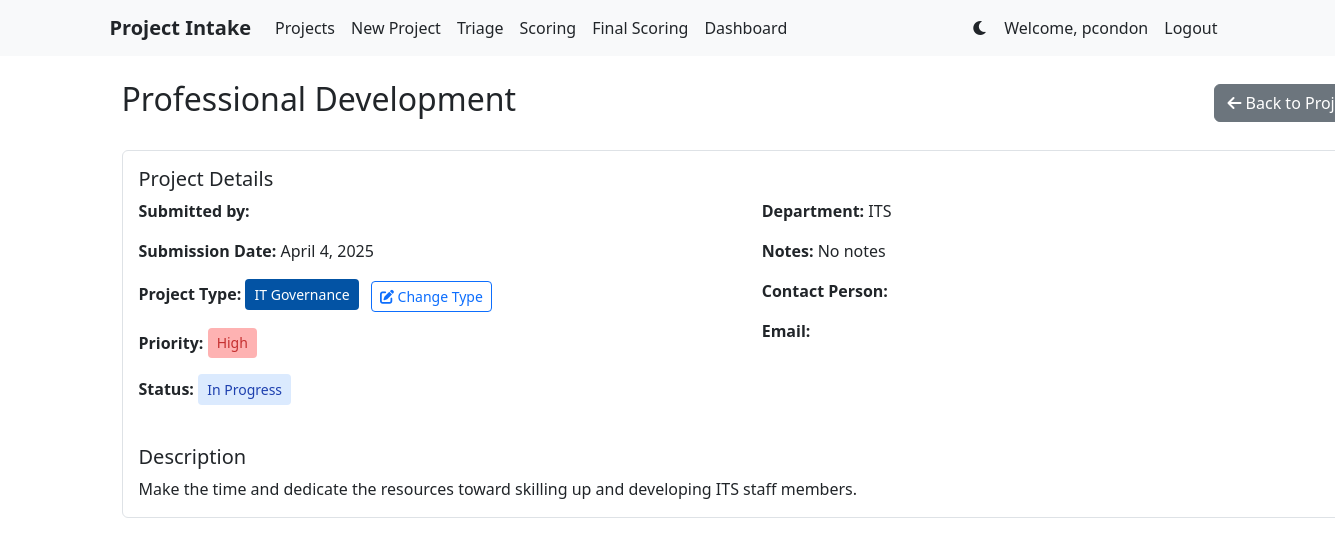
Before: /6/ (signed in) with the older database file.
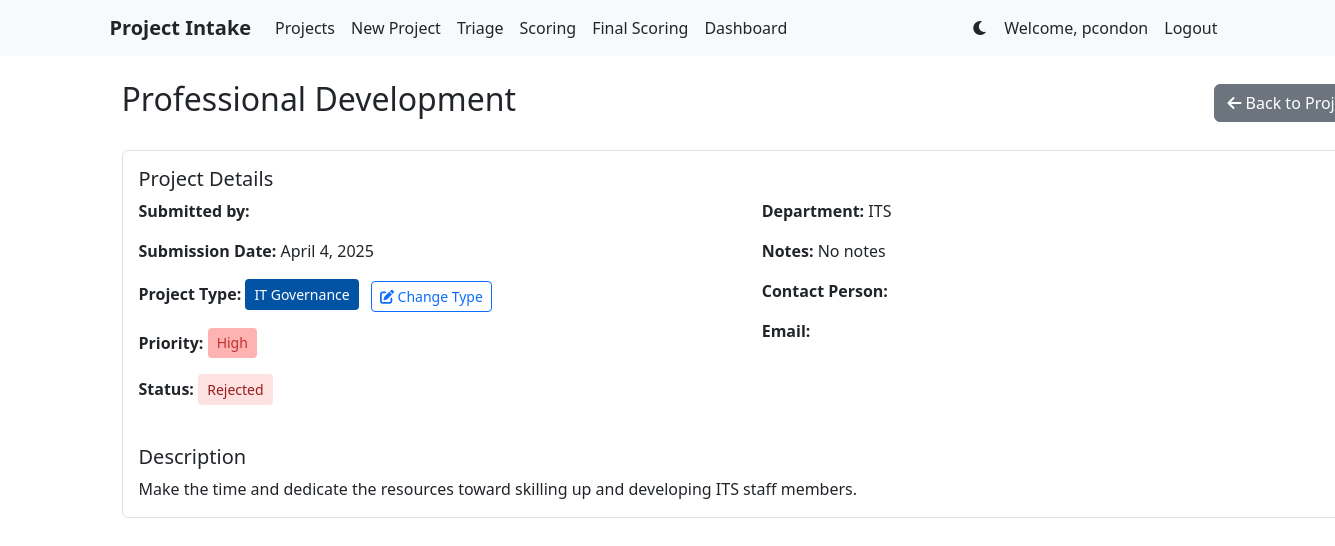
After: the same page with the newer database file.
### projects/models.py (models this page shows, shortened)
class Project(models.Model):
    STATUS_CHOICES = [
        ('pending', 'Pending Review'),
        ('approved', 'Approved'),
        ('rejected', 'Rejected'),
        ('in_progress', 'In Progress'),
        ('completed', 'Completed'),
    ]
    PRIORITY_CHOICES = [
        ('Low', 'Low'),
        ('Normal', 'Normal'),
        ('High', 'High'),
        ('Top', 'Top'),
    ]
    FINAL_PRIORITY_CHOICES = [
        (1, 'Low'),
        (2, 'Medium'),
        (3, 'High'),
    ]
    PROJECT_TYPE_CHOICES = [
        ('not_yet_decided', 'Not Yet Decided'),
        ('process_improvement', 'Process Improvement'),
        ('it_governance', 'IT Governance'),
        ('erp_governance', 'ERP Governance'),
        ('data_governance', 'Data Governance'),
    ]
    title = models.CharField(max_length=200)
    description = models.TextField()
    project_type = models.CharField(max_length=20, choices=PROJECT_TYPE_CHOICES, default='not_yet_decided', help_text="Type of project submission")
    submitted_by = models.ForeignKey(User, on_delete=models.CASCADE, null=True, blank=True)
    submission_date = models.DateTimeField(default=timezone.now)
    status = models.CharField(max_length=20, choices=STATUS_CHOICES, default='pending', null=True, blank=True)
    budget = models.DecimalField(max_digits=10, decimal_places=2, null=True, blank=True)
    start_date = models.DateField(null=True, blank=True)
    end_date = models.DateField(null=True, blank=True)
    department = models.CharField(max_length=100, null=True, blank=True)
    contact_person = models.CharField(max_length=100, null=True, blank=True)
    contact_email = models.EmailField(null=True, blank=True)
    contact_phone = models.CharField(max_length=20, null=True, blank=True)
    triage_notes = models.TextField(blank=True, null=True)
    priority = models.CharField(max_length=10, choices=PRIORITY_CHOICES, default='Normal')
    scoring_notes = models.TextField(blank=True, null=True, help_text="Notes related to project scoring or evaluation")
    final_priority = models.IntegerField(null=True, blank=True, help_text="Project ranking (lower number = higher priority)")
    final_score = models.FloatField(null=True, blank=True, help_text="Final score")
    strategic_alignment = models.IntegerField(null=True, blank=True, help_text="Strategic alignment score (1-5)")
    cost_benefit = models.IntegerField(null=True, blank=True, help_text="Cost benefit score (1-5)")
    user_impact = models.IntegerField(null=True, blank=True, help_text="User impact and adoption score (1-5)")
    ease_of_implementation = models.IntegerField(null=True, blank=True, help_text="Ease of implementation score (1-5)")
    vendor_reputation_support = models.IntegerField(null=True, blank=True, help_text="Vendor reputation and support score (1-5)")
    security_compliance = models.IntegerField(null=True, blank=True, help_text="Security and compliance score (1-5)")
    student_centered = models.IntegerField(null=True, blank=True, help_text="Student-centered score (1-5)")
    class Meta:
        ordering = ['-submission_date']
        db_table = 'project_requests'

### projects/views.py (the view)
# urls.py: path('<int:pk>/', views.project_detail, name='project_detail'),
@login_required
def project_detail(request, pk):
    project = get_object_or_404(Project, pk=pk)
    return render(request, 'projects/project_detail.html', {'project': project})

### templates/projects/project_detail.html (shortened to what this page needs)
{% extends 'base.html' %}
{% load static %}
{% block content %}
<div class="container-fluid" style="width: 115%; padding-right: 15px;">
    <div class="d-flex justify-content-between align-items-center mb-4">
        <h2>{{ project.title }}</h2>
        <div>
            <a href="{% url 'projects:project_list' %}" class="btn btn-secondary">
                <i class="fas fa-arrow-left"></i> Back to Projects
            </a>
        </div>
    </div>
    <div class="card mb-4">
        <div class="card-body">
            <h5 class="card-title">Project Details</h5>
            <div class="row">
                <div class="col-md-6">
                    <p><strong>Submitted by:</strong> {{ project.submitted_by.username }}</p>
                    <p><strong>Submission Date:</strong> {{ project.submission_date|date:"F j, Y" }}</p>
                    <p><strong>Project Type:</strong>
                        <span class="type-badge type-{{ project.project_type|lower }}">
                            {{ project.get_project_type_display }}
                        </span>
                        {% if user.is_staff %}
                        <button type="button" class="btn btn-sm btn-outline-primary ms-2" data-bs-toggle="modal" data-bs-target="#changeTypeModal">
                            <i class="fas fa-edit"></i> Change Type
                        </button>
                        {% endif %}
                    </p>
                    <p><strong>Priority:</strong>
                        <span class="priority-badge priority-{{ project.priority|lower }}">
                            {{ project.priority }}
                        </span>
                    </p>
                    <p><strong>Status:</strong>
                        <span class="status-badge status-{{ project.status|lower }}">
                            {{ project.get_status_display }}
                        </span>
                    </p>
                </div>
                <div class="col-md-6">
                    <p><strong>Department:</strong> {{ project.department|default:"Not specified" }}</p>
                    <p><strong>Notes:</strong> {{ project.notes|default:"No notes" }}</p>
                    <p><strong>Contact Person:</strong>
                    </p>
                    <p><strong>Email:</strong> <a href="mailto:{{ project.submitted_by.email }}">{{ project.submitted_by.email }}</a></p>
                </div>
            </div>
            <div class="mt-4">
                <h5 class="card-title">Description</h5>
                <p class="card-text">{{ project.description }}</p>
            </div>
        </div>
    </div>
</div>
{% endblock %}

Changed rows visible on the page:
changed Project "Professional Development": status "In Progress" → "Rejected"
